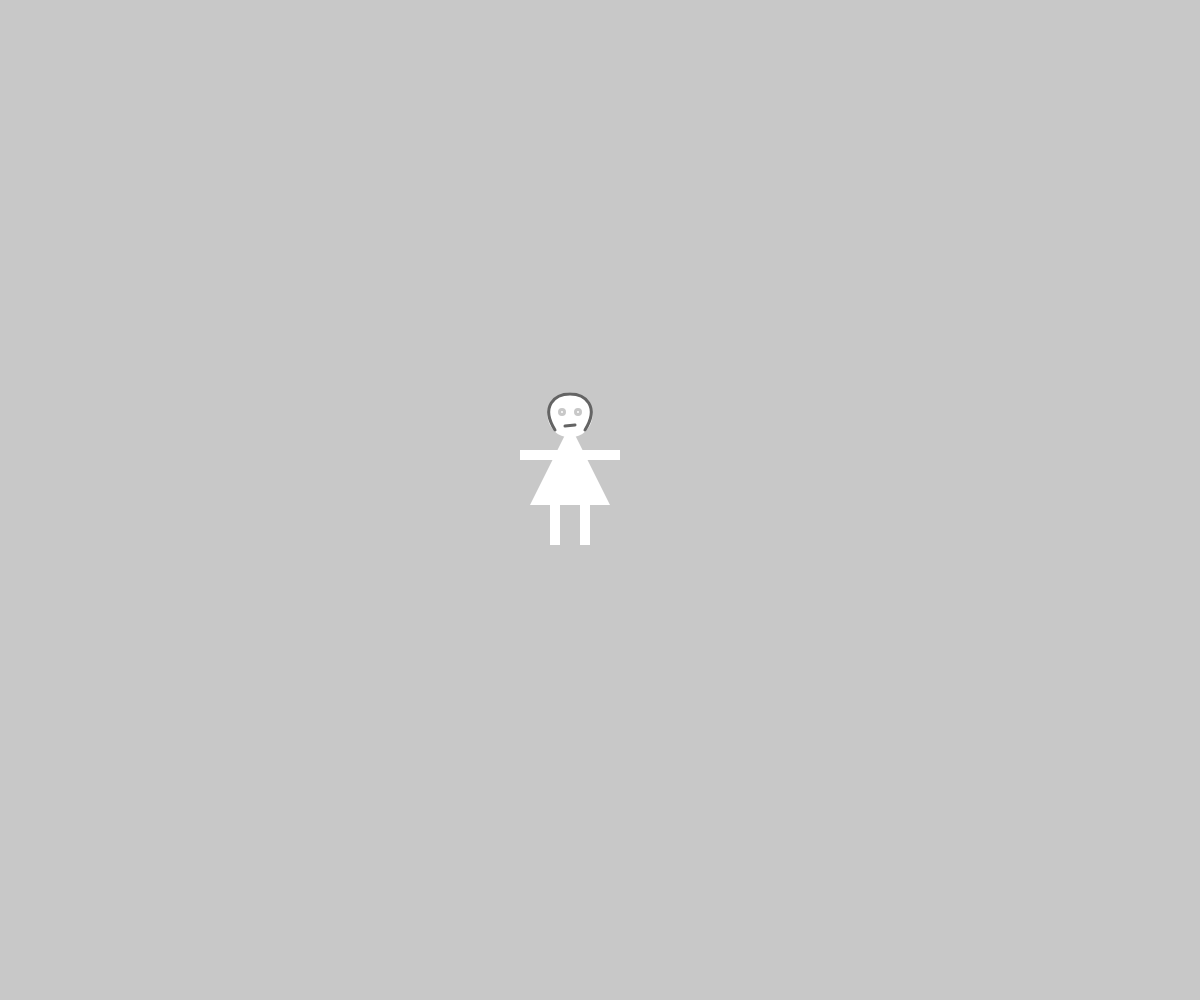
Frame 1 (no input)
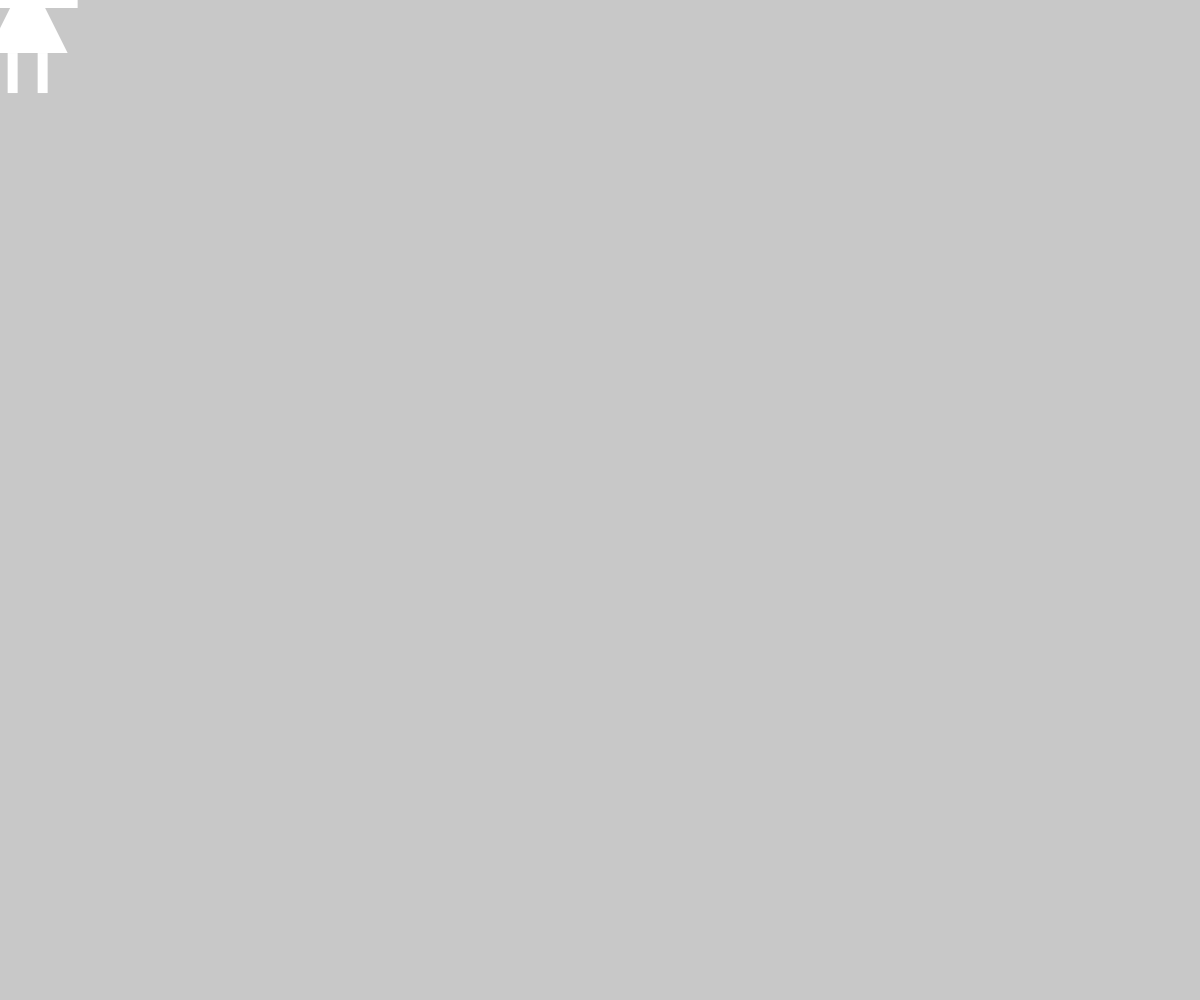
Frame 60 (no input)
Frame 120 (the mouse pressed at the canvas centre since frame 60): identical to frame 60, image omitted

The p5.js sketch that drew these frames (run headless with seeded random() and noise() and a simulated clock; from frame 60 on, the mouse is pressed at the canvas centre):

// p5.js sketch
// ── sketch.js
var x;
var y;
var easing;
var follower;
var happy;

function setup() {
	createCanvas(windowWidth, windowHeight);
	background(255);
	easing = .05;
	x = width/2;
	y = height/2;
	happy = 0;
	follower = 1;
}

function draw() {
	
	background(255);
	var eX = (mouseX - x) * easing;
	var eY = (mouseY - y) * easing;
	x = x + eX;
	y = y + eY;

	if (dist(mouseX,mouseY,x,y) < 10) {
		happy = 1;
		} else {
		happy = 0;
	}

		Girl(x, y, happy);

}

function mousePressed() {

if (follower) {

	follower = 0;
	easing = 0;
}
	else {
	follower = 1;
	easing = 0.05;
	}

}


function Girl(X,Y,smile) {
	background(200);
    fill(255);
  	noStroke();
  	rect(X-20,Y+30,10,40);
  	rect(X+10,Y+30,10,40);
  	rect(X-50,Y-25,100,10);
  	ellipse(X,Y-60,45,45);
  	triangle(X,Y-50,X+40,Y+30,X-40,Y+30);
  	stroke(200);
  	strokeWeight(3);
  	ellipse(X-8,Y-63,5,5);
    ellipse(X+8,Y-63,5,5);
    noFill();
    stroke(100);
    bezier(X-15, Y-45, X-45, Y-93, X+45, Y-93 , X+15, Y-45);
    if (smile) {
  	arc(X,Y-57,20,20,QUARTER_PI, PI- QUARTER_PI);
  	} else { 
  	line(X-5,Y-49,X+5,Y-50);
  	}

  	

	}
